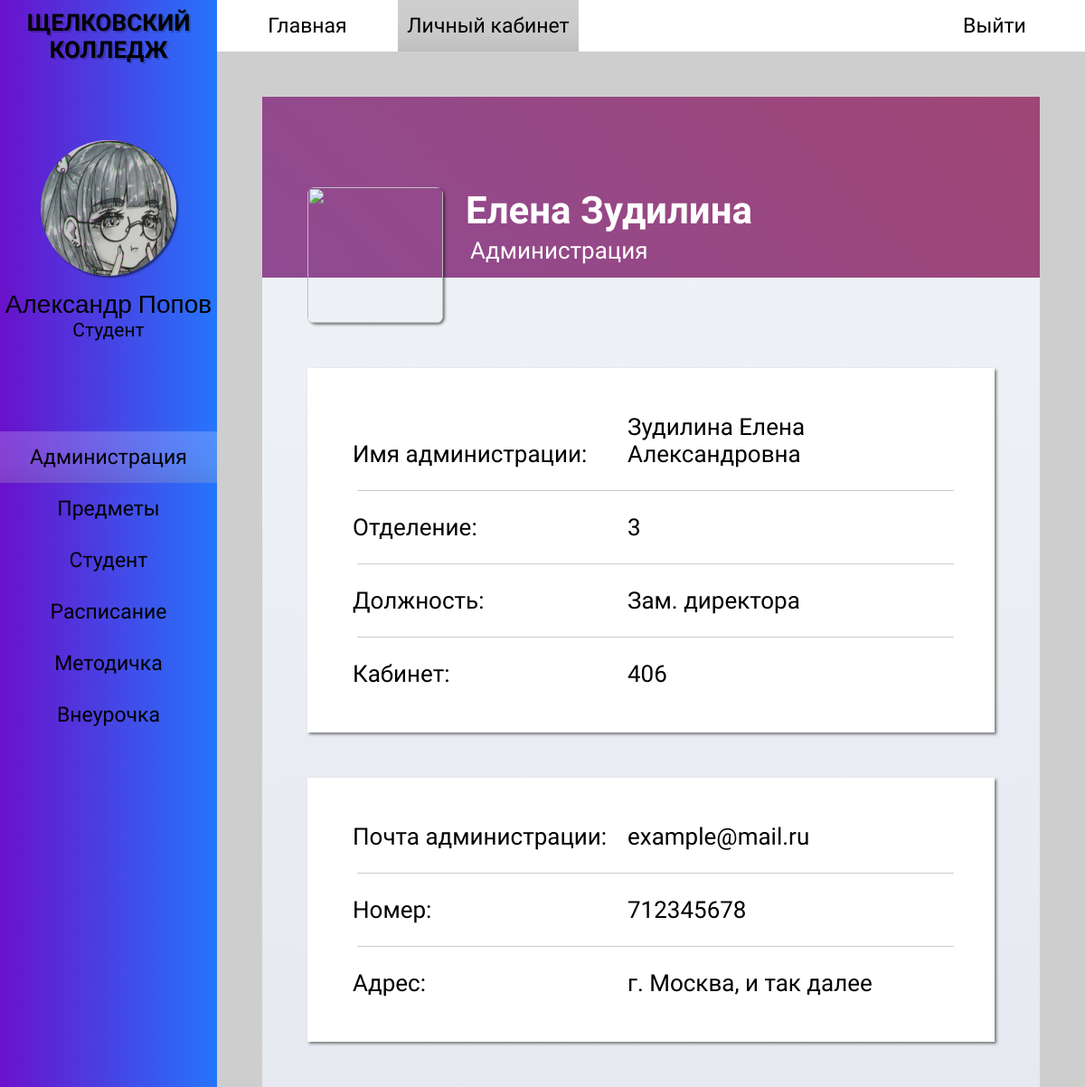
/administration_pofile.php?id=1 (signed in), run on the app's committed database.
### tables this page shows
CREATE TABLE `students` (
  `id_student` int(11) NOT NULL,
  `fio` varchar(50) NOT NULL,
  `id_group` int(11) NOT NULL,
  `date_of_birth` date NOT NULL,
  `phone_number` int(11) NOT NULL,
  `address` varchar(50) NOT NULL,
  `email` varchar(50) NOT NULL,
  `password` varchar(25) NOT NULL,
  `form_study` varchar(10) NOT NULL,
  `number_of_studencheskly` int(11) NOT NULL,
  `phone_numder_parents` varchar(15) NOT NULL,
  `f.i.o_parents` varchar(50) NOT NULL,
  `id_role` int(11) NOT NULL
);

CREATE TABLE `roles` (
  `id_role` int(11) NOT NULL,
  `name_role` varchar(50) NOT NULL
);

CREATE TABLE `classrooms` (
  `id_classrooms` int(11) NOT NULL,
  `number` int(11) DEFAULT NULL
);

### administration_pofile.php (the view, shortened to what this page needs)
<?
$administration_id = $_GET['id'];
require_once 'php/connection.php';
$query_administration_info = "SELECT
                        fio,
                        number_SP,
                        position,
                        email,
                        phone_number,
                        addres,
                        name_role,
                        classrooms.number
                    FROM
                        administration_info,
                        roles,
                        classrooms
                    WHERE
                        roles.id_role = administration_info.id_role
                    AND
                        administration_info.id_classroom = classrooms.id_classrooms
                    AND
                        id_administration = '$administration_id';";
$result_administration_info = mysqli_query($link, $query_administration_info);
$data_administration_info = mysqli_fetch_row($result_administration_info);
$admin_name = $data_administration_info[0];
$admin_numbersp = $data_administration_info[1];
$admin_position = $data_administration_info[2];
$admin_email = $data_administration_info[3];
$admin_phone = $data_administration_info[4];
$admin_address = $data_administration_info[5];
$admin_role = $data_administration_info[6];
$admin_classroom = $data_administration_info[7];
$admin_fi = explode(' ', $admin_name);
$user_id = $_SESSION['id_user'];
$query_user_info = "SELECT fio, name_role FROM students, roles WHERE students.id_role = roles.id_role AND id_student = '$user_id'";
$result_user_info = mysqli_query($link, $query_user_info);
$data_user_info = mysqli_fetch_row($result_user_info);
$user_fio = $data_user_info[0];
$user_fio = explode(' ', $user_fio);
?>
<!DOCTYPE html>
<html>
<head>
    <link rel="stylesheet" href="styles/style_admin.css">
    <link rel="stylesheet" href="styles/style_adaptability.css">
    <link rel="stylesheet" href="styles/contents/style_profile.css">
</head>
<body>
    <div id="main-wrapper">
        <div id="wrapper-one">
            <div id="side-bar">
                <div class="hm-logo">
                    <h2> <a href="index.php"> ЩЕЛКОВСКИЙ <br> КОЛЛЕДЖ </a> </h2>
                </div>
                <div class="sb-profile">
                    <img src="images/avatar.jpg">
                    <? echo " <p class='sb-name'> $user_fio[1] $user_fio[0] </p>"; ?>
                    <? echo "<p class='sb-role'> $data_user_info[1] </p>"; ?>
                </div>
                <div class="sb-menu">
                    <ul>
                        <li> <a href="administration.php" id="sb-menu_active"> Администрация </a> </li>
                        <li> <a href="subject.php"> Предметы </a> </li>
                        <li> <a href="student_you.php"> Студент </a> </li>
                        <li> <a href="schedule.php"> Расписание </a> </li>
                        <li> <a href="metodichka.php"> Методичка </a> </li>
                        <li> <a href="vneurochka.php"> Внеурочка </a> </li>
                    </ul>
                </div>
            </div>
        </div>
        <div id="wrapper-two">
            <div id="header-menu">
                <div class="hm-menu">
                    <ul>
                        <li> <a href="index.php"> Главная </a> </li>
                        <li> <a href="student_you.php" id="hm-menu_active"> Личный кабинет</a> </li>
                    </ul>
                </div>
                <div class="hm-login">
                    <a href="php/logout.php"> Выйти </a>
                </div>
            </div>
            <div id="content">
                <div id="profile">
                    <img src="https://konata.namikoi.com/characters/5f245464-91c4-4597-b7a2-f4e5397740fa/b88e507d-9053-44b4-8198-aa1961eca6c0.jpg">
                    <div class='p-background'>
                        <? echo "              <h2 class='b-name'> $admin_fi[1] $admin_fi[0] </h2>"; ?>
                        <? echo "              <p class='b-info'> $admin_role </p>"; ?>
                    </div>
                    <div class='info-background'>
                        <div class="user-info">
                            <p> Имя администрации: </p>
                            <? echo "<p> $admin_name </p>"; ?>
                            <hr>
                            <p> Отделение: </p>
                            <? echo "<p> $admin_numbersp </p>"; ?>
                            <hr>
                            <p> Должность: </p>
                            <? echo "<p> $admin_position </p>"; ?>
                            <hr>
                            <p> Кабинет: </p>
                            <? echo "<p> $admin_classroom </p>"; ?>
                        </div>
                        <div class="profile-info">
                            <p> Почта администрации: </p>
                            <? echo "<p> $admin_email </p>"; ?>
                            <hr>
                            <p> Номер: </p>
                            <? echo "<p> $admin_phone </p>"; ?>
                            <hr>
                            <p> Адрес: </p>
                            <? echo "<p> $admin_address </p>"; ?>
                        </div>
                    </div>
                </div>
            </div>
        </div>
    </div>
</body>
</html>

### styles/style_admin.css (style rules this page uses)
* { box-sizing: border-box; margin: 0; padding: 0; }
html, head, body, #main-wrapper { font-family: "PT Sans Narrow", sans-serif, "Roboto", sans-serif, "Oswald", sans-serif; overflow-y: hidden; height: 100% !important; min-height: 100%; background-color: #CECECE; }
#wrapper-one { float: left; width: 20%; min-height: 100%; }
#wrapper-two { float: right; overflow-y: scroll; width: 80%; min-height: 100%; }
#wrapper-one { position: relative; z-index: 15; float: left; overflow: hidden; overflow: scroll; width: 20%; height: 100%; background-image: linear-gradient(to right, #6A11CB 0%, #2575FC 100%); -ms-overflow-style: none; scrollbar-width: none; }
.hm-logo h2 { font-family: "Oswald", sans-serif; font-size: 26px; padding: 10px 0; text-align: center; text-shadow: 2px 2px 0 rgba(0,0,0,0.2); }
.sb-profile img { display: block; width: 150px; height: 150px; margin: 75px auto 15px auto; border-radius: 100%; box-shadow: 2px 2px 2px 0 rgba(0,0,0,0.5); }
.sb-profile .sb-name { font-family: "Roboto", sans-serif; font-size: 28px; text-align: center; }
.sb-profile .sb-role { font-size: 21px; text-align: center; }
.sb-menu { display: flex; flex-direction: column; padding: 100px 0; }
.sb-menu ul { display: flex; flex-direction: column; width: 100%; list-style-type: none; }
.sb-menu a { font-size: 23px; display: block; width: 100%; padding: 15px 0 15px 0; transition: 0.3s linear; text-align: center; text-decoration: none; color: black; }
.sb-menu a:hover, #sb-menu_active { transition: 0.2s linear; background-color: rgba(255,255,255,0.2); box-shadow: 0 -75px 85px -130px rgba(0,0,0,0.85) inset; }
#header-menu { display: flex; background-color: white; flex-wrap: wrap; }
.hm-menu { display: flex; flex-wrap: wrap; }
.hm-menu ul { display: flex; width: 100%; list-style-type: none; flex-wrap: wrap; }
.hm-menu a { font-size: 23px; display: block; width: 100%; min-width: 200px; padding: 15px 0 15px 0; transition: 0.3s linear; text-align: center; text-decoration: none; color: black; }
.hm-menu a:hover, #hm-menu_active { transition: 0.2s linear; background-color: #CECECE; box-shadow: 0 -75px 85px -130px rgba(0,0,0,0.85) inset; }
.hm-login { margin-left: auto; }
.hm-login a { font-size: 23px; display: block; min-width: 200px; padding: 15px 0 15px 0; transition: 0.3s linear; text-align: center; text-decoration: none; color: black; background-color: white; }
.hm-logo a { text-decoration: none; color: black; }
#content { padding: 50px; }

### styles/style_adaptability.css (style rules this page uses)
#main-wrapper { min-width: 800px; }
@media screen and (max-width: 1210px) { .hm-logo { width: 100%; } }
@media screen and (max-width: 1210px) { .hm-menu { align-items: center; justify-content: center; } }

### styles/contents/style_profile.css (style rules this page uses)
#content #profile { width: 100%; height: 400px; margin: 0 auto; }
#content #profile .p-background .b-name { font-size: 42px; position: absolute; bottom: 0; margin: 50px 50px 50px 225px; color: white; }
#content #profile .p-background .b-info { font-size: 26px; position: absolute; bottom: 0; margin: 50px 50px 15px 225px; padding: 0 5px; color: white; }
#content #profile img { position: relative; z-index: 10; float: left; width: 150px; height: 150px; margin: 100px 20px 0 50px; border-radius: 5%; box-shadow: 2px 2px 3px 0 rgba(0,0,0,0.5); }
#content #profile .info-background { position: relative; height: 50%; background-image: linear-gradient(to top, #E6E9F0 0%, #EEF1F5 100%); }
#content #profile .info-background { height: auto; margin: 0 0 50px 0; padding: 50px 50px 50px 50px; }
#content #profile .info-background .user-info, #content #profile .info-background .profile-info { margin-top: 50px; padding: 50px; background-color: white; box-shadow: 2px 2px 3px 0 rgba(0,0,0,0.5); }
#content #profile .info-background .user-info p, #content #profile .info-background .profile-info p { font-size: 26px; display: inline-block; width: 300px; }
#content #profile .info-background .user-info hr, #content #profile .info-background .profile-info hr { width: 100%; margin: 25px 5px; border: 0; border-bottom: 1px solid #CCCCCC; background: #999999; }
#content #profile .p-background { position: relative; height: 50%; animation: anime 5s ease infinite; background: linear-gradient(45deg, #874DA2 0%, #C43A30 100%); background-size: 400% 400%; }

### data on the page
students: fio "Александр", fio "Попов", id_role.name_role "Студент"

### other printed values
$admin_fi[1] "Елена"
$admin_fi[0] "Зудилина"
$admin_role "Администрация"
$admin_name "Зудилина Елена Александровна"
$admin_numbersp "3"
$admin_position "Зам. директора"
$admin_classroom "406"
$admin_email "example@mail.ru"
$admin_phone "712345678"
$admin_address "г. Москва, и так далее"
